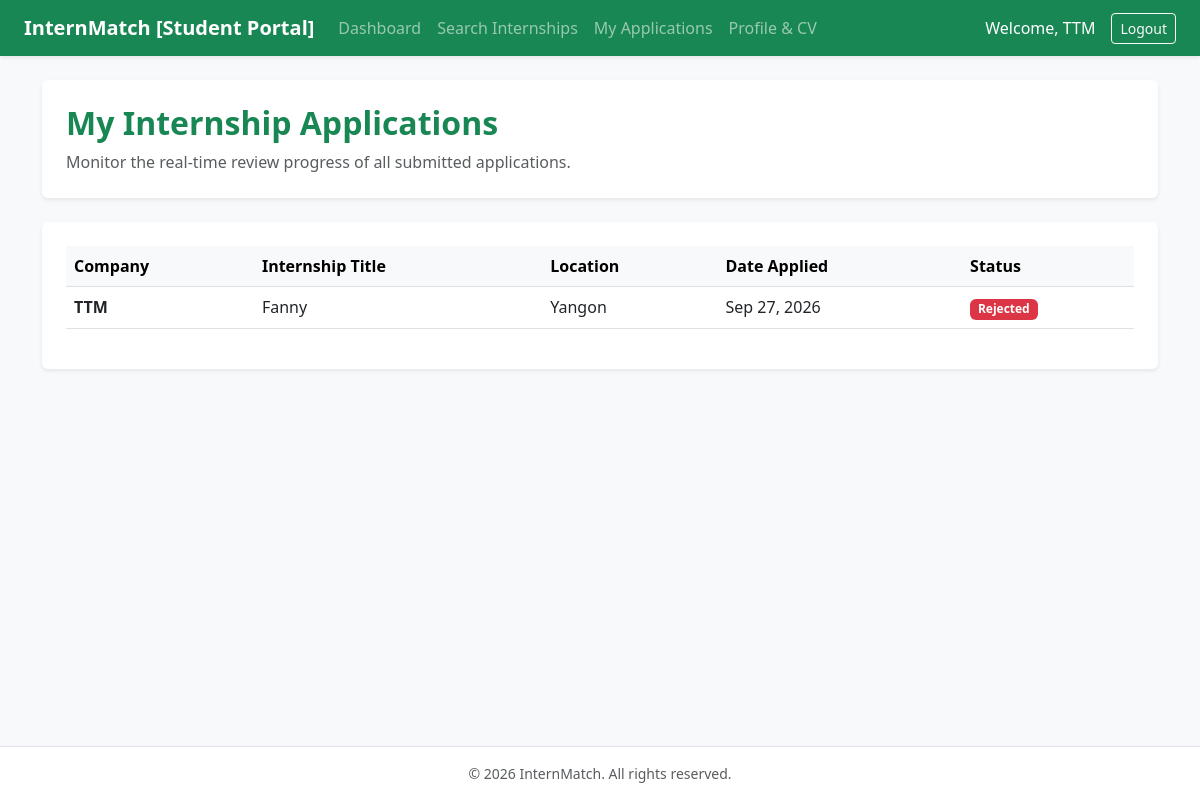
/views/student/applications.php (signed in), run on the app's committed database.
### tables this page shows
CREATE TABLE `applications` (
  `application_id` int(11) NOT NULL,
  `internship_id` int(11) NOT NULL,
  `student_id` int(11) NOT NULL,
  `cv_path` varchar(255) NOT NULL,
  `message` text DEFAULT NULL,
  `application_date` timestamp NOT NULL DEFAULT current_timestamp(),
  `status` enum('Pending','Under Review','Shortlisted','Accepted','Rejected','Withdrawn') DEFAULT 'Pending'
);

CREATE TABLE `companies` (
  `company_id` int(11) NOT NULL,
  `user_id` int(11) NOT NULL,
  `company_name` varchar(150) NOT NULL,
  `description` text DEFAULT NULL,
  `industry` varchar(100) DEFAULT NULL,
  `location` varchar(100) DEFAULT NULL,
  `website` varchar(255) DEFAULT NULL,
  `verification_status` enum('pending','verified','rejected') DEFAULT 'pending'
);

CREATE TABLE `internships` (
  `internship_id` int(11) NOT NULL,
  `company_id` int(11) NOT NULL,
  `title` varchar(150) NOT NULL,
  `description` text NOT NULL,
  `field_id` int(11) DEFAULT NULL,
  `location` varchar(100) DEFAULT NULL,
  `duration` varchar(50) DEFAULT NULL,
  `start_date` date DEFAULT NULL,
  `end_date` date DEFAULT NULL,
  `deadline` date DEFAULT NULL,
  `slots_available` int(11) DEFAULT 1
);

### views/student/applications.php (the view, shortened to what this page needs)
<?php
$database = new Database();
$db = $database->getConnection();
$user_id = $_SESSION['user_id'];
$stu_stmt = $db->prepare("SELECT student_id FROM student_profiles WHERE user_id = ?");
$stu_stmt->execute([$user_id]);
$student_row = $stu_stmt->fetch();
$real_student_id = $student_row['student_id'] ?? 0;
$stmt = $db->prepare("
    SELECT a.*, i.title as internship_title, i.location, c.company_name
    FROM applications a
    JOIN internships i ON a.internship_id = i.internship_id
    JOIN companies c ON i.company_id = c.company_id
    WHERE a.student_id = ?
    ORDER BY a.application_id DESC
");
$stmt->execute([$real_student_id]);
$applications = $stmt->fetchAll();
include '../../includes/header.php';
?>
<div class="row mb-4">
    <div class="col-md-12">
        <div class="p-4 bg-white rounded shadow-sm border-0">
            <h2 class="fw-bold text-success">My Internship Applications</h2>
            <p class="text-muted mb-0">Monitor the real-time review progress of all submitted applications.</p>
        </div>
    </div>
</div>
<div class="card shadow-sm border-0 bg-white">
    <div class="card-body p-4">
        <div class="table-responsive">
            <table class="table table-hover align-middle">
                <thead class="table-light">
                    <tr>
                        <th>Company</th>
                        <th>Internship Title</th>
                        <th>Location</th>
                        <th>Date Applied</th>
                        <th>Status</th>
                    </tr>
                </thead>
                <tbody>
                    <?php if(empty($applications)): ?>
                        <tr><td colspan="5" class="text-center text-muted py-4">No applications submitted yet.</td></tr>
                    <?php else: ?>
                        <?php foreach($applications as $app): ?>
                            <tr>
                                <td class="fw-bold"><?php echo htmlspecialchars($app['company_name']); ?></td>
                                <td><?php echo htmlspecialchars($app['internship_title']); ?></td>
                                <td><?php echo htmlspecialchars($app['location'] ?? 'Remote'); ?></td>
                                <td><?php echo date('M d, Y', strtotime($app['application_date'])); ?></td>
                                <td>
                                    <?php
                                        $status = $app['status'];
                                        $badge = 'warning';
                                        if($status === 'Rejected') $badge = 'danger';
                                    ?>
                                    <span class="badge bg-<?php echo $badge; ?>"><?php echo htmlspecialchars($status); ?></span>
                                </td>
                            </tr>
                        <?php endforeach; ?>
                    <?php endif; ?>
                </tbody>
            </table>
        </div>
    </div>
</div>
<?php include '../../includes/footer.php'; ?>

### data on the page
applications: companies.company_name "TTM", internship.title "Fanny", internship.location "Yangon", application_date "Sep 27, 2026", status "Rejected"

### other printed values
$_SESSION['name'] "TTM"
